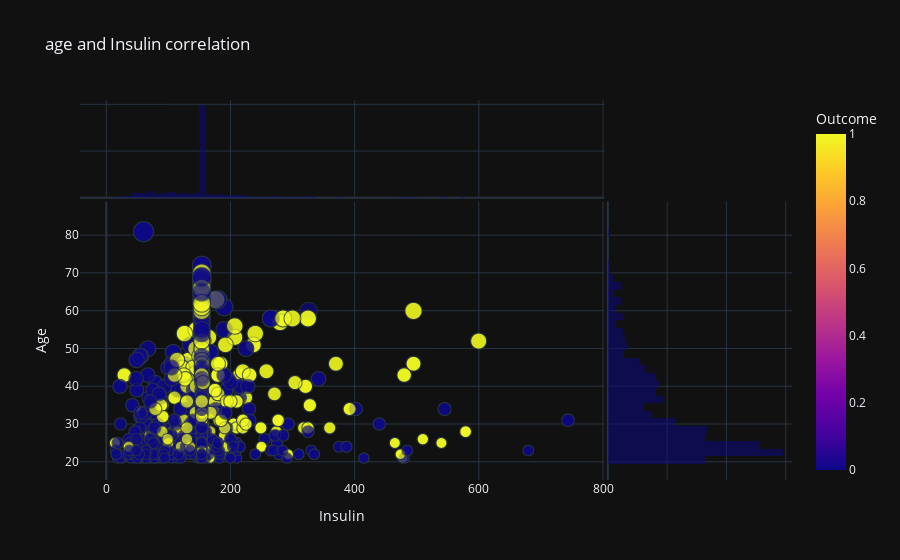

Write notebook code for a chart like this one.
### Markdown cell above
Insulin and age correlation/ distribution across target variable

### Code cell
ax= px.scatter(df,x= "Insulin",y= "Age",marginal_x='histogram', marginal_y='histogram',size="Age", size_max=20,
              template= "plotly_dark",color= "Outcome",title="age and Insulin correlation")
ax.show()

### Figure 1 — Plotly figure (JSON) as saved in the notebook; plotly's stock layout.template omitted (floating-point values rounded to 4 significant figures; data arrays with more than 128 entries replaced by an {"elided": "..."} marker saying what was removed)
{"data": [{"hovertemplate": "Insulin=%{x}<br>Age=%{marker.size}<br>Outcome=%{marker.color}<extra></extra>", "legendgroup": "", "marker": {"color": {"elided": "2000 int values"}, "coloraxis": "coloraxis", "size": {"elided": "2000 int values"}, "sizemode": "area", "sizeref": 0.2025, "symbol": "circle"}, "mode": "markers", "name": "", "showlegend": false, "type": "scattergl", "x": {"elided": "2000 float values"}, "xaxis": "x", "y": {"elided": "2000 int values"}, "yaxis": "y"}, {"alignmentgroup": "True", "bingroup": "x", "hovertemplate": "Insulin=%{x}<br>count=%{y}<extra></extra>", "legendgroup": "", "marker": {"color": "#0d0887"}, "name": "", "offsetgroup": "", "opacity": 0.5, "showlegend": false, "type": "histogram", "x": {"elided": "2000 float values"}, "xaxis": "x3", "yaxis": "y3"}, {"alignmentgroup": "True", "bingroup": "y", "hovertemplate": "Age=%{y}<br>count=%{x}<extra></extra>", "legendgroup": "", "marker": {"color": "#0d0887"}, "name": "", "offsetgroup": "", "opacity": 0.5, "showlegend": false, "type": "histogram", "xaxis": "x2", "y": {"elided": "2000 int values"}, "yaxis": "y2"}], "layout": {"barmode": "overlay", "coloraxis": {"colorbar": {"title": {"text": "Outcome"}}, "colorscale": [[0, "#0d0887"], [0.1111, "#46039f"], [0.2222, "#7201a8"], [0.3333, "#9c179e"], [0.4444, "#bd3786"], [0.5556, "#d8576b"], [0.6667, "#ed7953"], [0.7778, "#fb9f3a"], [0.8889, "#fdca26"], [1, "#f0f921"]]}, "legend": {"itemsizing": "constant", "tracegroupgap": 0}, "title": {"text": "age and Insulin correlation"}, "xaxis": {"anchor": "y", "domain": [0, 0.7363], "title": {"text": "Insulin"}}, "xaxis2": {"anchor": "y2", "domain": [0.7413, 1], "matches": "x2", "showgrid": true, "showline": false, "showticklabels": false, "ticks": ""}, "xaxis3": {"anchor": "y3", "domain": [0, 0.7363], "matches": "x", "showgrid": true, "showticklabels": false}, "xaxis4": {"anchor": "y4", "domain": [0.7413, 1], "matches": "x2", "showgrid": true, "showline": false, "showticklabels": false, "ticks": ""}, "yaxis": {"anchor": "x", "domain": [0, 0.7326], "title": {"text": "Age"}}, "yaxis2": {"anchor": "x2", "domain": [0, 0.7326], "matches": "y", "showgrid": true, "showticklabels": false}, "yaxis3": {"anchor": "x3", "domain": [0.7426, 1], "matches": "y3", "showgrid": true, "showline": false, "showticklabels": false, "ticks": ""}, "yaxis4": {"anchor": "x4", "domain": [0.7426, 1], "matches": "y3", "showgrid": true, "showline": false, "showticklabels": false, "ticks": ""}}}
